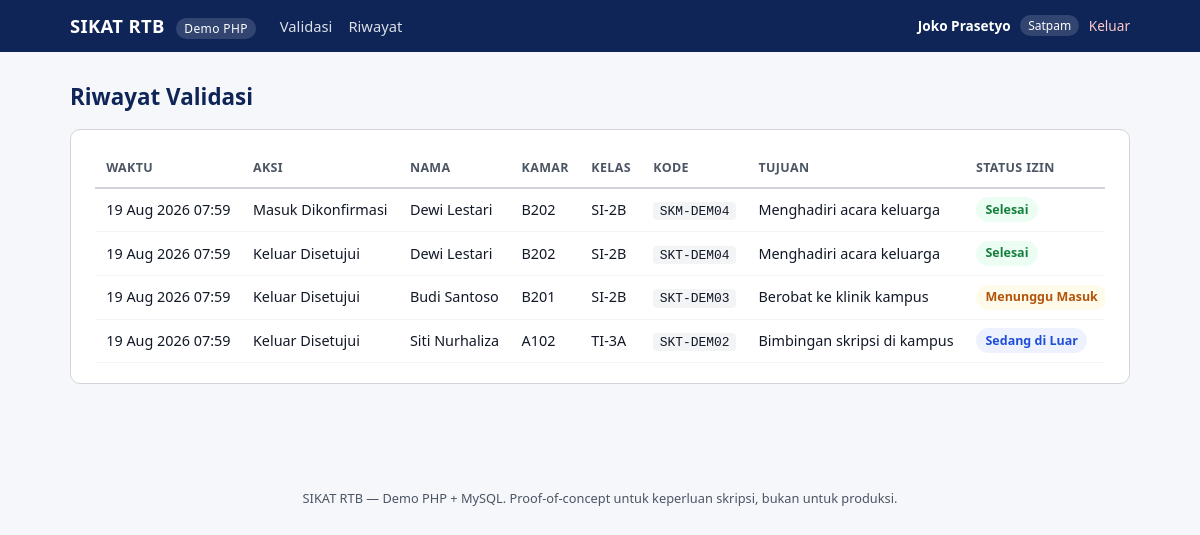
Screenshot of /security/history.php (signed in) with the database file from the repository.
### tables this page shows
CREATE TABLE IF NOT EXISTS permit_events (
  id INT AUTO_INCREMENT PRIMARY KEY,
  permit_id INT NOT NULL,
  event_type VARCHAR(50) NOT NULL,
  performed_by_account_id INT,
  occurred_at DATETIME NOT NULL DEFAULT CURRENT_TIMESTAMP,
  FOREIGN KEY (permit_id) REFERENCES permits(id),
  FOREIGN KEY (performed_by_account_id) REFERENCES accounts(id)
);

CREATE TABLE IF NOT EXISTS master_residents (
  id INT AUTO_INCREMENT PRIMARY KEY,
  bca_id VARCHAR(50) NOT NULL UNIQUE,
  full_name VARCHAR(255) NOT NULL,
  room_number VARCHAR(50) NOT NULL,
  class_name VARCHAR(100) NOT NULL,
  gender VARCHAR(30) NOT NULL DEFAULT 'TIDAK_DISEBUTKAN',
  resident_status VARCHAR(30) NOT NULL DEFAULT 'ACTIVE',
  phone_number VARCHAR(30),
  email VARCHAR(255),
  created_at DATETIME NOT NULL DEFAULT CURRENT_TIMESTAMP,
  updated_at DATETIME NOT NULL DEFAULT CURRENT_TIMESTAMP
);

CREATE TABLE IF NOT EXISTS permits (
  id INT AUTO_INCREMENT PRIMARY KEY,
  resident_id INT NOT NULL,
  permit_code VARCHAR(100) NOT NULL UNIQUE,
  qr_token VARCHAR(255) NOT NULL UNIQUE,
  destination VARCHAR(255) NOT NULL,
  permit_type VARCHAR(50) NOT NULL DEFAULT 'IZIN_PRIBADI',
  planned_departure_at DATETIME NOT NULL,
  planned_return_at DATETIME NOT NULL,
  entry_code VARCHAR(50),
  status VARCHAR(30) NOT NULL,
  created_at DATETIME NOT NULL DEFAULT CURRENT_TIMESTAMP,
  FOREIGN KEY (resident_id) REFERENCES master_residents(id)
);

### security/history.php (called while the page is built, shortened)
<?php
require_once __DIR__ . '/../includes/auth.php';
require_once __DIR__ . '/../includes/helpers.php';
require_once __DIR__ . '/../includes/history_query.php';
$rows = getPermitHistory(getDb());
$pageTitle = 'Riwayat Validasi';
require __DIR__ . '/../includes/layout_start.php';
require __DIR__ . '/../includes/history_table.php';
require __DIR__ . '/../includes/layout_end.php';

### includes/auth.php (called while the page is built, shortened)
<?php
require_once __DIR__ . '/db.php';
require_once __DIR__ . '/helpers.php';
function appBase(): string
{
    $dir = basename(dirname($_SERVER['SCRIPT_NAME']));
    return in_array($dir, ['student', 'security', 'manager'], true) ? '../' : '';
}
function currentUser(): ?array
{
    return $_SESSION['user'] ?? null;
}
function roleDashboardPath(string $role): string
{
    switch ($role) {
        case 'SECURITY':
            return 'security/dashboard.php';
    }
}
function roleLabel(string $role): string
{
    $labels = [
        'STUDENT'  => 'Mahasiswa',
        'SECURITY' => 'Satpam',
        'MANAGER'  => 'Pengelola',
    ];
    return $labels[$role] ?? $role;
}

### includes/helpers.php (called while the page is built, shortened)
<?php
function permitStatusLabel(string $status): string
{
    $labels = [
        'MENUNGGU_KELUAR' => 'Menunggu Keluar',
        'SEDANG_DI_LUAR'  => 'Sedang di Luar',
        'MENUNGGU_MASUK'  => 'Menunggu Masuk',
        'SELESAI'         => 'Selesai',
        'DIBATALKAN'      => 'Dibatalkan',
    ];
    return $labels[$status] ?? $status;
}
function permitStatusBadgeClass(string $status): string
{
    $classes = [
        'MENUNGGU_KELUAR' => 'badge badge-waiting',
        'SEDANG_DI_LUAR'  => 'badge badge-outside',
        'MENUNGGU_MASUK'  => 'badge badge-waiting',
        'SELESAI'         => 'badge badge-done',
        'DIBATALKAN'      => 'badge badge-cancelled',
    ];
    return $classes[$status] ?? 'badge';
}
function eventTypeLabel(string $event): string
{
    $labels = [
        'EXIT_REQUESTED'  => 'Pengajuan Keluar',
        'EXIT'            => 'Keluar Disetujui',
        'EXIT_REJECTED'   => 'Keluar Ditolak',
        'ENTRY_REQUESTED' => 'Pengajuan Masuk',
        'ENTRY'           => 'Masuk Dikonfirmasi',
    ];
    return $labels[$event] ?? $event;
}
function formatDateTime(?string $value): string
{
    $timestamp = strtotime($value);
    return date('d M Y H:i', $timestamp);
}
function h(?string $value): string
{
    return htmlspecialchars($value ?? '', ENT_QUOTES, 'UTF-8');
}

### includes/db.php (called while the page is built, shortened)
<?php
function getDb(): PDO
{
    static $pdo = null;
    if ($pdo === null) {
        $dsn = 'mysql:host=' . DB_HOST . ';dbname=' . DB_NAME . ';charset=' . DB_CHARSET;
        $options = [
            PDO::ATTR_ERRMODE            => PDO::ERRMODE_EXCEPTION,
            PDO::ATTR_DEFAULT_FETCH_MODE => PDO::FETCH_ASSOC,
            PDO::ATTR_EMULATE_PREPARES   => false,
        ];
        try {
            $pdo = new PDO($dsn, DB_USER, DB_PASS, $options);
        } catch (PDOException $e) {
            http_response_code(500);
            die(
                '<h2>Gagal terhubung ke database</h2>' .
                '<p>Periksa pengaturan di <code>config.php</code> (host, nama database, user, password) ' .
                'dan pastikan database sudah diisi dengan <code>database.sql</code>.</p>' .
                '<p style="color:#888">Detail teknis: ' . htmlspecialchars($e->getMessage()) . '</p>'
            );
        }
    }
    return $pdo;
}

### includes/history_query.php (called while the page is built)
<?php
function getPermitHistory(PDO $db, int $limit = 300): array
{
    $stmt = $db->prepare("
        SELECT e.id AS event_id, e.event_type, e.occurred_at,
            p.permit_code, p.entry_code, p.destination, p.status,
            r.full_name, r.room_number, r.class_name,
            a.full_name AS performed_by_name
        FROM permit_events e
        JOIN permits p ON p.id = e.permit_id
        JOIN master_residents r ON r.id = p.resident_id
        LEFT JOIN accounts a ON a.id = e.performed_by_account_id
        WHERE e.event_type IN ('EXIT', 'ENTRY', 'EXIT_REJECTED')
        ORDER BY e.occurred_at DESC, e.id DESC
        LIMIT " . (int) $limit . "
    ");
    $stmt->execute();
    return $stmt->fetchAll();
}

### includes/history_table.php (the view, shortened to what this page needs)
<section class="card">
<?php if (empty($rows)): ?>
    <p class="muted">Belum ada riwayat validasi keluar/masuk.</p>
<?php else: ?>
    <div class="table-wrap">
    <table class="data-table">
        <thead>
        <tr>
            <th>Waktu</th>
            <th>Aksi</th>
            <th>Nama</th>
            <th>Kamar</th>
            <th>Kelas</th>
            <th>Kode</th>
            <th>Tujuan</th>
            <th>Status Izin</th>
        </tr>
        </thead>
        <tbody>
        <?php foreach ($rows as $row): ?>
            <tr>
                <td><?= h(formatDateTime($row['occurred_at'])) ?></td>
                <td><?= h(eventTypeLabel($row['event_type'])) ?></td>
                <td><?= h($row['full_name']) ?></td>
                <td><?= h($row['room_number']) ?></td>
                <td><?= h($row['class_name']) ?></td>
                <td><code><?= h($row['event_type'] === 'ENTRY' ? ($row['entry_code'] ?: $row['permit_code']) : $row['permit_code']) ?></code></td>
                <td><?= h($row['destination']) ?></td>
                <td><span class="<?= h(permitStatusBadgeClass($row['status'])) ?>"><?= h(permitStatusLabel($row['status'])) ?></span></td>
            </tr>
        <?php endforeach; ?>
        </tbody>
    </table>
    </div>
<?php endif; ?>
</section>

### includes/layout_start.php (shortened to what this page needs)
<?php
$user  = currentUser();
$base  = appBase();
?>
<!DOCTYPE html>
<html lang="id">
<head>
<link rel="stylesheet" href="<?= h($base) ?>assets/style.css">
</head>
<body>
<header class="topbar">
    <div class="topbar-inner">
        <a class="brand" href="<?= h($base . ($user ? roleDashboardPath($user['role']) : 'login.php')) ?>">
            SIKAT RTB <span class="brand-tag">Demo PHP</span>
        </a>
        <?php if ($user): ?>
        <nav class="nav">
            <?php if ($user['role'] === 'STUDENT'): ?>
                <a href="<?= h($base) ?>student/dashboard.php">Dashboard</a>
                <a href="<?= h($base) ?>student/apply.php">Izin Keluar</a>
                <a href="<?= h($base) ?>student/history.php">Riwayat</a>
            <?php elseif ($user['role'] === 'SECURITY'): ?>
                <a href="<?= h($base) ?>security/dashboard.php">Validasi</a>
                <a href="<?= h($base) ?>security/history.php">Riwayat</a>
            <?php elseif ($user['role'] === 'MANAGER'): ?>
                <a href="<?= h($base) ?>manager/dashboard.php">Dashboard</a>
                <a href="<?= h($base) ?>manager/residents.php">Penghuni</a>
                <a href="<?= h($base) ?>manager/history.php">Riwayat</a>
            <?php endif; ?>
        </nav>
        <div class="user-box">
            <span class="user-name"><?= h($user['full_name']) ?></span>
            <span class="user-role"><?= h(roleLabel($user['role'])) ?></span>
            <a class="logout-link" href="<?= h($base) ?>logout.php">Keluar</a>
        </div>
        <?php endif; ?>
    </div>
</header>
<main class="page">
    <?php if (isset($pageTitle)): ?>
        <h1 class="page-title"><?= h($pageTitle) ?></h1>
    <?php endif; ?>

### includes/layout_end.php (shortened to what this page needs)
</main>
<footer class="footer">
    <p>SIKAT RTB &mdash; Demo PHP + MySQL. Proof-of-concept untuk keperluan skripsi, bukan untuk produksi.</p>
</footer>
</body>
</html>

### assets/style.css (style rules this page uses)
:root { --navy: #0f2557; --blue: #1d4ed8; --blue-light: #eef2ff; --green: #15803d; --green-light: #ecfdf3; --red: #b91c1c; --red-light: #fef2f2; --amber: #b45309; --amber-light: #fffbeb; --gray-900: #111827; --gray-600: #4b5563; --gray-300: #d1d5db; --gray-100: #f3f4f6; --bg: #f5f7fb; --white: #ffffff; }
* { box-sizing: border-box; }
body { margin: 0; font-family: "Segoe UI", Arial, Helvetica, sans-serif; background: var(--bg); color: var(--gray-900); line-height: 1.5; }
a { color: var(--blue); text-decoration: none; }
.topbar { background: var(--navy); color: var(--white); }
.topbar-inner { max-width: 1100px; margin: 0 auto; padding: 0.75rem 1.25rem; display: flex; align-items: center; gap: 1.5rem; flex-wrap: wrap; }
.brand { color: var(--white); font-weight: 700; font-size: 1.15rem; letter-spacing: 0.02em; }
.brand-tag { font-weight: 400; font-size: 0.75rem; background: rgba(255,255,255,0.15); padding: 0.15rem 0.5rem; border-radius: 999px; margin-left: 0.4rem; }
.nav { display: flex; gap: 1rem; flex: 1; flex-wrap: wrap; }
.nav a { color: rgba(255,255,255,0.85); font-size: 0.92rem; }
.user-box { display: flex; align-items: center; gap: 0.6rem; font-size: 0.85rem; }
.user-name { font-weight: 600; }
.user-role { background: rgba(255,255,255,0.15); padding: 0.1rem 0.5rem; border-radius: 999px; font-size: 0.75rem; }
.logout-link { color: #fecaca; }
.page { max-width: 1100px; margin: 0 auto; padding: 1.75rem 1.25rem 3rem; }
.page-title { font-size: 1.4rem; margin: 0 0 1rem; color: var(--navy); }
.footer { text-align: center; color: var(--gray-600); font-size: 0.8rem; padding: 1.5rem 1rem 2rem; }
.card { background: var(--white); border: 1px solid var(--gray-300); border-radius: 10px; padding: 1.25rem 1.5rem; margin-bottom: 1.25rem; }
.table-wrap { overflow-x: auto; }
.data-table { width: 100%; border-collapse: collapse; font-size: 0.9rem; }
.data-table th, .data-table td { padding: 0.55rem 0.7rem; border-bottom: 1px solid var(--gray-100); text-align: left; white-space: nowrap; }
.data-table th { color: var(--gray-600); font-size: 0.78rem; text-transform: uppercase; letter-spacing: 0.03em; border-bottom: 2px solid var(--gray-300); }
.badge { display: inline-block; padding: 0.2rem 0.6rem; border-radius: 999px; font-size: 0.78rem; font-weight: 600; background: var(--gray-100); color: var(--gray-600); }
.badge-waiting { background: var(--amber-light); color: var(--amber); }
.badge-outside { background: var(--blue-light); color: var(--blue); }
.badge-done { background: var(--green-light); color: var(--green); }
code { background: var(--gray-100); padding: 0.1rem 0.4rem; border-radius: 4px; font-size: 0.9em; }

### rows the page displays
permit_events: occurred_at "19 Aug 2026 07:59", event_type "Masuk Dikonfirmasi", master_residents.full_name "Dewi Lestari", master_residents.room_number "B202", master_residents.class_name "SI-2B", permit.entry_code "SKM-DEM04", permit.destination "Menghadiri acara keluarga", permit.status "Selesai"
permit_events: occurred_at "19 Aug 2026 07:59", event_type "Keluar Disetujui", master_residents.full_name "Dewi Lestari", master_residents.room_number "B202", master_residents.class_name "SI-2B", permit.permit_code "SKT-DEM04", permit.destination "Menghadiri acara keluarga", permit.status "Selesai"
permit_events: occurred_at "19 Aug 2026 07:59", event_type "Keluar Disetujui", master_residents.full_name "Budi Santoso", master_residents.room_number "B201", master_residents.class_name "SI-2B", permit.permit_code "SKT-DEM03", permit.destination "Berobat ke klinik kampus", permit.status "Menunggu Masuk"
permit_events: occurred_at "19 Aug 2026 07:59", event_type "Keluar Disetujui", master_residents.full_name "Siti Nurhaliza", master_residents.room_number "A102", master_residents.class_name "TI-3A", permit.permit_code "SKT-DEM02", permit.destination "Bimbingan skripsi di kampus", permit.status "Sedang di Luar"

### other values shown
$user['full_name'] "Joko Prasetyo"
roleLabel($user['role']) "Satpam"
$pageTitle "Riwayat Validasi"
